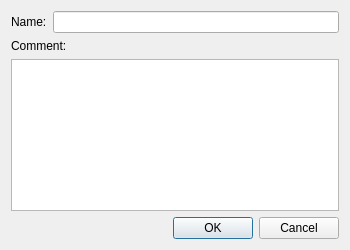
<?xml version="1.0" encoding="UTF-8"?>
<ui version="4.0">
 <class>LocalGroupDialog</class>
 <widget class="QDialog" name="LocalGroupDialog">
  <property name="geometry">
   <rect>
    <x>0</x>
    <y>0</y>
    <width>350</width>
    <height>250</height>
   </rect>
  </property>
  <property name="windowTitle">
   <string>Group</string>
  </property>
  <property name="modal">
   <bool>true</bool>
  </property>
  <layout class="QVBoxLayout" name="verticalLayout">
   <item>
    <layout class="QGridLayout" name="gridLayout">
     <item row="0" column="0">
      <widget class="QLabel" name="label_name">
       <property name="text">
        <string>Name:</string>
       </property>
      </widget>
     </item>
     <item row="0" column="1">
      <widget class="QLineEdit" name="edit_name"/>
     </item>
    </layout>
   </item>
   <item>
    <layout class="QVBoxLayout" name="verticalLayout_comment">
     <item>
      <widget class="QLabel" name="label_comment">
       <property name="text">
        <string>Comment:</string>
       </property>
      </widget>
     </item>
     <item>
      <widget class="QPlainTextEdit" name="edit_comment"/>
     </item>
    </layout>
   </item>
   <item>
    <widget class="QDialogButtonBox" name="button_box">
     <property name="standardButtons">
      <set>QDialogButtonBox::StandardButton::Cancel|QDialogButtonBox::StandardButton::Ok</set>
     </property>
    </widget>
   </item>
  </layout>
 </widget>
 <resources/>
 <connections/>
</ui>
